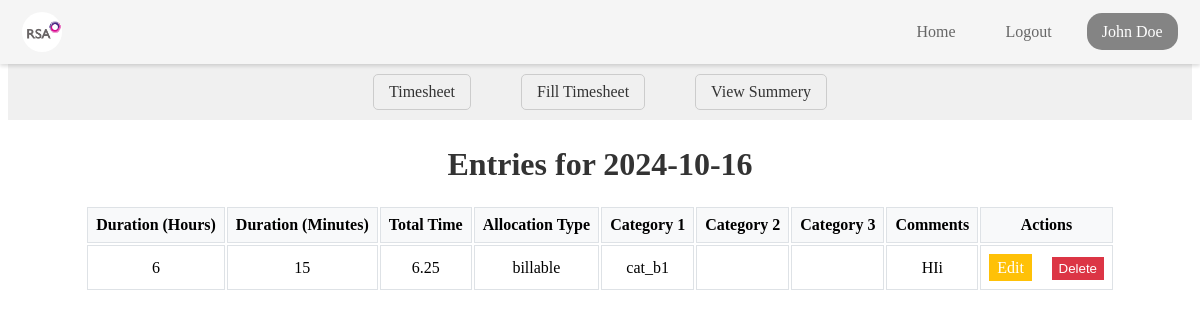
Page /view_entries_by_date/2024-10-16 (signed in) on the earlier database version.
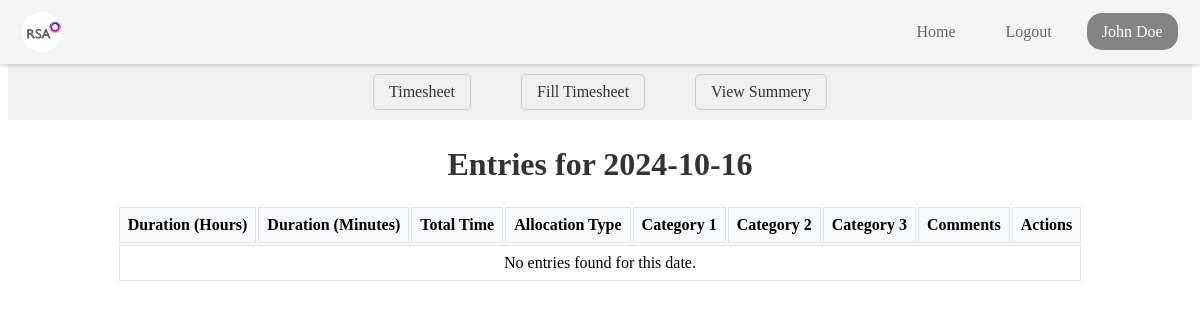
Same page on the later database version.
### tables this page shows
CREATE TABLE EMS_users (
    EmployeeID TEXT PRIMARY KEY,
    Fname TEXT,
    Mname TEXT,
    Lname TEXT,
    ManagerID TEXT,
    EMSlogin TEXT,
    Role TEXT,
    Team TEXT,
    ManagerName TEXT,
    Password TEXT
, Email VARCHAR(255));

CREATE TABLE timesheet_entries (
    entree_id INTEGER PRIMARY KEY AUTOINCREMENT,
    employee_id TEXT,
    fname TEXT,
    lname TEXT,
    team TEXT,
    manager_name TEXT,
    date TEXT,
    duration_hours INTEGER,
    duration_minutes INTEGER,
    billable_time REAL,
    nonbillable_admin_time REAL,
    nonbillable_training_time REAL,
    unavailable_time Real,
    total_time REAL,
    project_code TEXT,
    allocation_type TEXT,
    holiday_status TEXT,
    category_1 TEXT,
    category_2 TEXT,
    category_3 TEXT,
    comments TEXT
, entry_timestamp REAL);

### app.py (the view)
@app.route('/view_entries_by_date/<date>', methods=['GET'])
@login_required
def view_entries_by_date(date):
    try:
        conn = get_db_connection()
        entries = conn.execute(
            'SELECT * FROM timesheet_entries WHERE date = ? AND employee_id = ?',
            (date, current_user.id)
        ).fetchall()
        conn.close()
    except Exception as e:
        return redirect(url_for('view_summary'))
    return render_template('view_entries_by_date.html', entries=entries, date=date, id =current_user.id, fname=current_user.fname, lname=current_user.lname, role=current_user.role, team=current_user.team ,managername=current_user.managername, email =current_user.email)

### app.py (called while the page is built)
def get_db_connection():
    conn = sqlite3.connect('ems_user.db')
    conn.row_factory = sqlite3.Row
    return conn

@login_manager.user_loader
def load_user(user_id):
    conn = get_db_connection()
    user = conn.execute('SELECT * FROM EMS_users WHERE EmployeeID = ?', (user_id,)).fetchone()
    conn.close()
    if user:
        return User(user['EmployeeID'], user['Fname'], user['Lname'], user['Role'], user['Team'] ,user['ManagerName'],user['Email'])
    return None

### templates/view_entries_by_date.html (shortened to what this page needs)
<!DOCTYPE html>
<html lang="en">
  <head>
    <link
      rel="stylesheet"
      href="{{ url_for('static', filename='css/timesheet/view_entries_by_date.css') }}"
    />
</head>
<body>
  <div>
        {% include 'navbar.html' %}
  <nav class="ts-nav-container">
        <div class="ts-nav-center">
          <a href="/timesheet_home" class="ts-nav-link">Timesheet</a>
          <a href="/fill_timesheet" class="ts-nav-link">Fill Timesheet</a>
           <a href="/view_summary" class="ts-nav-link">View Summery</a>
        </div>
      </nav>
      <div class="view-box">
<h1 class="ts-dateentry-title">Entries for {{ date }}</h1>
<table>
<thead class="ts-dateentry-header">
<tr class="ts-dateentry-header-row">
<th class="ts-dateentry-header-cell">Duration (Hours)</th>
<th class="ts-dateentry-header-cell">Duration (Minutes)</th>
<th class="ts-dateentry-header-cell">Total Time</th>
<th class="ts-dateentry-header-cell">Allocation Type</th>
<th class="ts-dateentry-header-cell">Category 1</th>
<th class="ts-dateentry-header-cell">Category 2</th>
 <th class="ts-dateentry-header-cell">Category 3</th>
<th class="ts-dateentry-header-cell">Comments</th>
<th class="ts-dateentry-header-cell">Actions</th>
</tr>
</thead>
<tbody>
 {% if entries %} {% for entry in entries %}
<tr class="ts-dateentry-row">
<td class="ts-dateentry-cell">{{ entry.duration_hours }}</td>
<td class="ts-dateentry-cell">{{ entry.duration_minutes }}</td>
<td class="ts-dateentry-cell">{{ entry.total_time }}</td>
<td class="ts-dateentry-cell">{{ entry.allocation_type }}</td>
<td class="ts-dateentry-cell">{{ entry.category_1 }}</td>
<td class="ts-dateentry-cell">{{ entry.category_2 }}</td>
<td class="ts-dateentry-cell">{{ entry.category_3 }}</td>
<td class="ts-dateentry-cell">{{ entry.comments }}</td>
<td class="ts-dateentry-cell">
<a  class="ts-dateentry-link" href="{{ url_for('edit_entry', entry_id=entry.entree_id) }}">Edit</a>
<form
 class="ts-dateentry-form"
action="{{ url_for('delete_entry', entry_id=entry.entree_id) }}"
method="post"
 >
<button class="ts-dateentry-button" type="submit">Delete</button>
 </form>
</td>
 </tr>
{% endfor %} {% else %}
<tr class="ts-dateentry-row">
<td colspan="9" class="ts-dateentry-cell">No entries found for this date.</td>
</tr>
 {% endif %}
 </tbody>
</table>
      </div>
  </div>
</body>
</html>

### templates/navbar.html (shortened to what this page needs)
<!DOCTYPE html>
<html lang="en">
  <head>
    <link
      rel="stylesheet"
      href="{{ url_for('static', filename='css/navbar/navbar.css') }}"
    />
  </head>
  <body>
    <header id="navbar">
      <nav class="navbar-container container">
        <a href="/home" class="home-link">
          <div class="navbar-logo">
            <img
              src="{{ url_for('static', filename='images/logo.png') }}"
              alt="Logo"
            />
          </div>
        </a>
        <div class="navbar-links">
          <a class="navbar-link" href="/home">Home</a>
          <a class="navbar-link" href="/logout">Logout</a>
          <div class="navInfo" data-toggle="false">
            <a class="navbar-link-name" href="#">
              <span>{{ fname }} {{ lname }}</span>
            </a>
          </div>
        </div>
      </nav>
    </header>
  </body>
</html>

### static/css/timesheet/view_entries_by_date.css (style rules this page uses)
.ts-dateentry-title { font-size: 2em; color: #333; text-align: center; }
.ts-dateentry-header { background-color: #f8f9fa; }
.ts-dateentry-header-cell { font-weight: bold; padding: 0.5em; border: 1px solid #dee2e6; }
.ts-dateentry-row { background-color: #fff; }
.ts-dateentry-cell { padding: 0.5em; border: 1px solid #dee2e6; }
.ts-nav-container { margin-top: 64px; margin-bottom: 5px; display: flex; justify-content: center; align-items: center; padding: 10px 20px; background-color: #f0f0f0; }
.ts-nav-center { display: flex; }
.ts-nav-link { margin: 0 25px; text-decoration: none; color: #333; border: 1px solid #ccc; padding: 8px 15px; border-radius: 5px; }
.view-box { text-align: center; align-items: center; justify-content: center; display: flex; flex-direction: column; }

### static/css/navbar/navbar.css (style rules this page uses)
#navbar { --navbar-bg-color: whitesmoke; --navbar-text-color: #666; --navbar-text-color-focus: #fff; --navbar-bg-contrast: rgb(255, 0, 85); position: fixed; top: 0; left: 0; right: 0; height: 64px; background-color: var(--navbar-bg-color); box-shadow: 0 2px 4px rgba(0, 0, 0, 0.15); z-index: 99; }
.navbar-container { display: flex; justify-content: space-between; align-items: center; height: 100%; padding: 0 1.4rem; }
.home-link { display: flex; align-items: center; }
.navbar-logo { background-color: var(--navbar-text-color-focus); border-radius: 50%; width: 40px; height: 40px; margin-right: 0.5em; }
.navbar-logo img { width: 50px; margin-top: -0.42rem; margin-left: -0.2rem; }
.navbar-links { display: flex; align-items: center; gap: 20px; }
.navbar-link { color: var(--navbar-text-color); text-decoration: none; border-radius: 15px; font-weight: 500; padding: 10px 15px; transition: background-color 0.3s ease; border-radius: 15px; }
.navbar-link-name { background-color: #666666c9; color: #fff; padding: 10px 15px; border-radius: 15px; text-decoration: none; }
.navInfo { position: relative; color: black; }

Differences in the rows shown:
removed timesheet_entries: duration_hours "6", duration_minutes "15", total_time "6.25", allocation_type "billable", category_1 "cat_b1", comments "HIi"
Other differences:
text now shown: "No entries found for this date."
